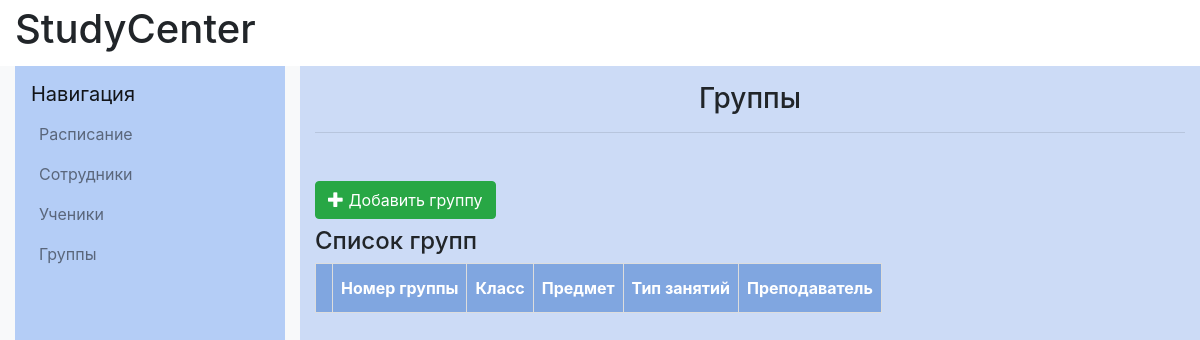
Page /groups/ on the earlier database version.
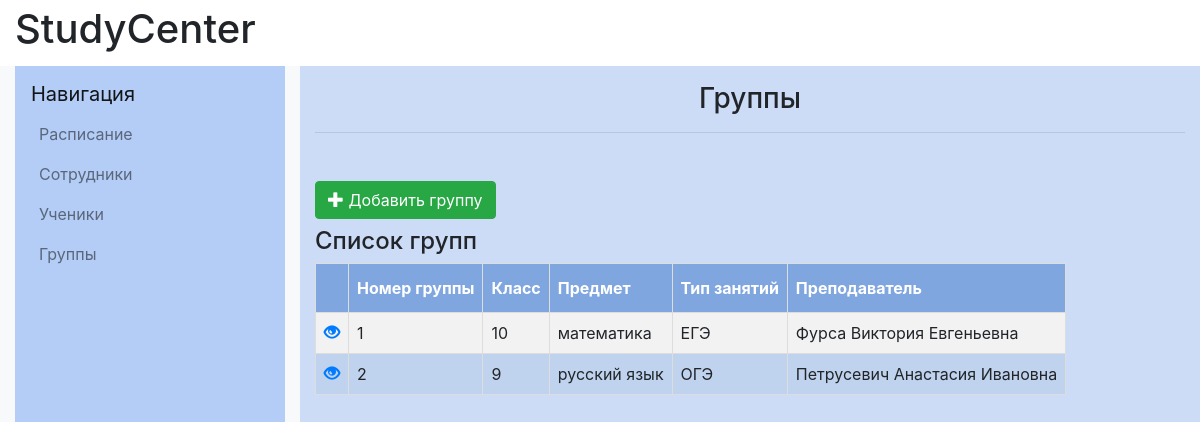
Same page on the later database version.
### catalog/models.py (models this page shows, shortened)
class Group(models.Model):
    subject = models.ForeignKey(Subject, on_delete=models.CASCADE)
    grade = models.IntegerField(validators=[
        MaxValueValidator(11),
        MinValueValidator(1)
    ])
    group_capacity = models.IntegerField(default=1,
                                         validators=[
                                            MaxValueValidator(8),
                                            MinValueValidator(1)
    ])
    type = models.ForeignKey(Type, on_delete=models.CASCADE)
    teacher=models.ForeignKey(Worker,
                              on_delete=models.CASCADE,
                              null=True,
                              default=None
    )
    objects = models.Manager()
    created = models.BooleanField(default=False)

class Subject(models.Model):
    name=models.CharField(max_length=100)
    objects=models.Manager()
    def __str__(self):
        return self.name

class Type(models.Model):
    name=models.CharField(max_length=100)
    objects=models.Manager()
    def __str__(self):
        return self.name

class Worker(models.Model):
    firstname=models.CharField(max_length=20, verbose_name="Имя")
    lastname=models.CharField(max_length=20, verbose_name="Фамилия")
    fathername=models.CharField(max_length=20, verbose_name="Отчество")
    date_of_birth=models.DateField(verbose_name="Дата рождения")
    gender=models.IntegerField(validators=[MinValueValidator(0), MaxValueValidator(1)], verbose_name="Пол")
    subject = models.ManyToManyField(Subject, verbose_name="Дисциплины")
    phone_number=models.CharField(max_length=11,validators=[MinLengthValidator(11)], verbose_name="Номер телефона")
    email=models.EmailField(verbose_name="E-mail")
    objects=models.Manager()
    registration_date=models.DateField()
    DoesNotExist = models.Manager

### catalog/views.py (the view)
# urls.py: path('groups/', views.groups, name='groups'),
def groups(request):
    groups = Group.objects.all()
    return render(request, "group/groups.html", {"groups": groups})

### catalog/templates/group/groups.html (shortened to what this page needs)
{% extends "base_generic.html" %}
{% block content%}
            <div class="col-md-8 col-lg-9 content-container" style="background-color: #ccdbf6">
                <h1 class="h3 text-center mt-3">Группы</h1>
                <hr class="mb-5">
                <section >
                    <a class="btn btn-success" href="{% url 'group_new' %}" class="top-menu"><span class="glyphicon glyphicon-plus"></span> Добавить группу</a>
                    <h4>Список групп</h4>
                    <table id="mytable">
                        <tr>
                            <th></th>
                            <th>Номер группы</th>
                            <th>Класс</th>
                            <th>Предмет</th>
                            <th>Тип занятий</th>
                            <th>Преподаватель</th>
                        </tr>
                        {% for group in groups %}
                        <tr><td><a href="{% url 'group_detail' pk=group.pk %}" class="top-menu"><span class="glyphicon glyphicon-eye-open"></span></a></td>
                            <td>{{ group.id }}</td>
                            <td>{{ group.grade }}</td>
                            <td>{{ group.subject }}</td>
                            <td>{{ group.type }}</td>
                            <td>{{ group.teacher.lastname }} {{ group.teacher.firstname }} {{ group.teacher.fathername }}</td>
                        </tr>
                        {% endfor %}
                    </table>
                </section>
            </div>
{% endblock content %}

### catalog/templates/base_generic.html (shortened to what this page needs)
<!DOCTYPE html>
{% load static %}
{% load widget_tweaks %}
<html lang="en">
<head>
    <link rel="stylesheet" href="https://cdn.jsdelivr.net/npm/bootstrap@4.0.0/dist/css/bootstrap.min.css"
>
    <link  href="{% static 'css/styles.css' %}" rel="stylesheet">
    <link  href="{% static 'css/font-glyphicons.css' %}" rel="stylesheet">
    <a class="col-md-4 col-lg-3 navbar-brand nav-text"> <h1>StudyCenter</h1> </a>
</head>
<body>
     <div class="container-fluid">
        <div class="row content-wrapper">
            <div class="col-md-4 col-lg-3 navbar-container bg-light" style="background-color: #b4cdf6">
                <nav class="navbar navbar-expand-md navbar-light" style="background-color: #b4cdf6">
                    <a class="navbar-brand" href="#">Навигация</a>
                    <div class="collapse navbar-collapse" id="navbar"  >
                        <ul class="navbar-nav">
                            <li class="nav-item">
                                <a class="nav-link" href="{% url 'schedule' %}">Расписание</a>
                            </li>
                            <li class="nav-item">
                                <a class="nav-link" href="{% url 'workers' %}">Сотрудники</a>
                            </li>
                            <li class="nav-item">
                                <a class="nav-link" href="{% url 'students' %}">Ученики</a>
                            </li>
                            <li class="nav-item">
                                <a class="nav-link" href="{% url 'groups' %}">Группы</a>
                            </li>
                        </ul>
                    </div>
                </nav>
            </div>
            {% block content%}
            {% endblock content %}
        </div>
    </div>
</body>
</html>

### catalog/static/css/styles.css (style rules this page uses)
@media (min-width: 768px) { .navbar-container { position: sticky; top: 0; overflow-y: auto; height: 100vh; } }
@media (min-width: 768px) { .navbar-container .navbar { align-items: flex-start; justify-content: flex-start; flex-wrap: nowrap; flex-direction: column; height: 100%; } }
@media (min-width: 768px) { .navbar-container .navbar-collapse { align-items: flex-start; } }
@media (min-width: 768px) { .navbar-container .navbar-nav { flex-direction: column !important; } }
@media (min-width: 768px) { .content-wrapper { display: flex; flex-direction: column; } }

### catalog/templates/base_generic.html (style rules this page uses)
#mytable td, #mytable th { border: 1px solid #ddd; padding: 8px; }
#mytable tr:nth-child(even) { background-color: #f2f2f2; }
#mytable tr:nth-child(odd) { background-color: #c0d3ee; }
#mytable th { padding-top: 12px; padding-bottom: 12px; text-align: left; background-color: #80a6e0; color: white; }

Differences in the rows shown:
added Group: id "1", grade "10", subject "математика", type "ЕГЭ", teacher.lastname "Фурса", teacher.firstname "Виктория", teacher.fathername "Евгеньевна"
added Group: id "2", grade "9", subject "русский язык", type "ОГЭ", teacher.lastname "Петрусевич", teacher.firstname "Анастасия", teacher.fathername "Ивановна"
